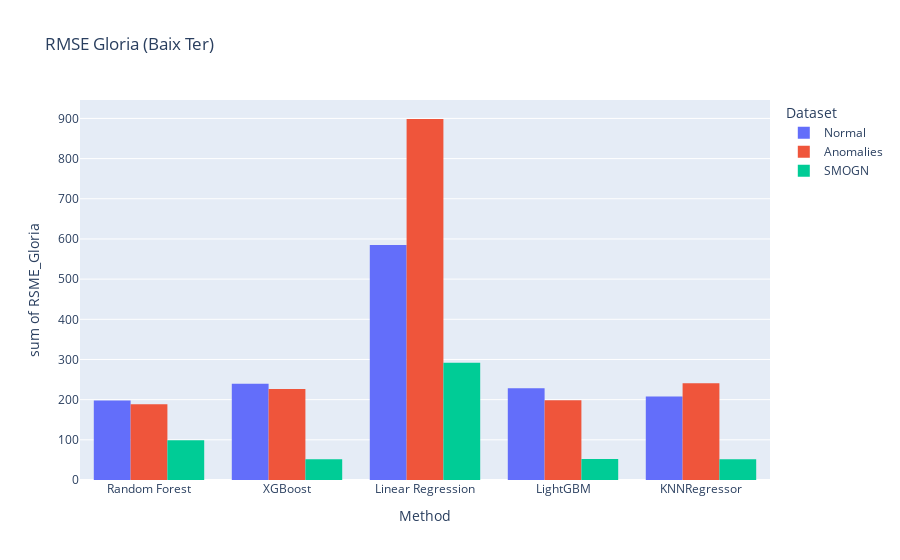

Notebook code cell kept with this figure:
### Markdown cell above
# Gloria (Baix Ter)

### Code cell
fig = px.histogram(plot, x="Method", y="RSME_Gloria",
             color='Dataset', barmode='group', title='RMSE Gloria (Baix Ter)')
fig.show()

### Figure 1 — Plotly figure (JSON) as saved in the notebook; plotly's stock layout.template omitted (floating-point values rounded to 4 significant figures)
{"data": [{"alignmentgroup": "True", "bingroup": "x", "histfunc": "sum", "hovertemplate": "Dataset=Normal<br>Method=%{x}<br>sum of RSME_Gloria=%{y}<extra></extra>", "legendgroup": "Normal", "marker": {"color": "#636efa", "pattern": {"shape": ""}}, "name": "Normal", "offsetgroup": "Normal", "orientation": "v", "showlegend": true, "type": "histogram", "x": ["Random Forest", "XGBoost", "Linear Regression", "LightGBM", "KNNRegressor", "Linear Regression"], "xaxis": "x", "y": [197.9, 239.8, 292.4, 228.5, 207.6, 292.4], "yaxis": "y"}, {"alignmentgroup": "True", "bingroup": "x", "histfunc": "sum", "hovertemplate": "Dataset=Anomalies<br>Method=%{x}<br>sum of RSME_Gloria=%{y}<extra></extra>", "legendgroup": "Anomalies", "marker": {"color": "#EF553B", "pattern": {"shape": ""}}, "name": "Anomalies", "offsetgroup": "Anomalies", "orientation": "v", "showlegend": true, "type": "histogram", "x": ["Random Forest", "XGBoost", "Linear Regression", "LightGBM", "KNNRegressor", "Linear Regression"], "xaxis": "x", "y": [188.3, 226.5, 449.3, 198.5, 240.6, 449.3], "yaxis": "y"}, {"alignmentgroup": "True", "bingroup": "x", "histfunc": "sum", "hovertemplate": "Dataset=SMOGN<br>Method=%{x}<br>sum of RSME_Gloria=%{y}<extra></extra>", "legendgroup": "SMOGN", "marker": {"color": "#00cc96", "pattern": {"shape": ""}}, "name": "SMOGN", "offsetgroup": "SMOGN", "orientation": "v", "showlegend": true, "type": "histogram", "x": ["Random Forest", "XGBoost", "Linear Regression", "LightGBM", "KNNRegressor", "Linear Regression"], "xaxis": "x", "y": [98.99, 51.51, 146.1, 51.97, 51.93, 146.1], "yaxis": "y"}], "layout": {"barmode": "group", "legend": {"title": {"text": "Dataset"}, "tracegroupgap": 0}, "title": {"text": "RMSE Gloria (Baix Ter)"}, "xaxis": {"anchor": "y", "domain": [0, 1], "title": {"text": "Method"}}, "yaxis": {"anchor": "x", "domain": [0, 1], "title": {"text": "sum of RSME_Gloria"}}}}
